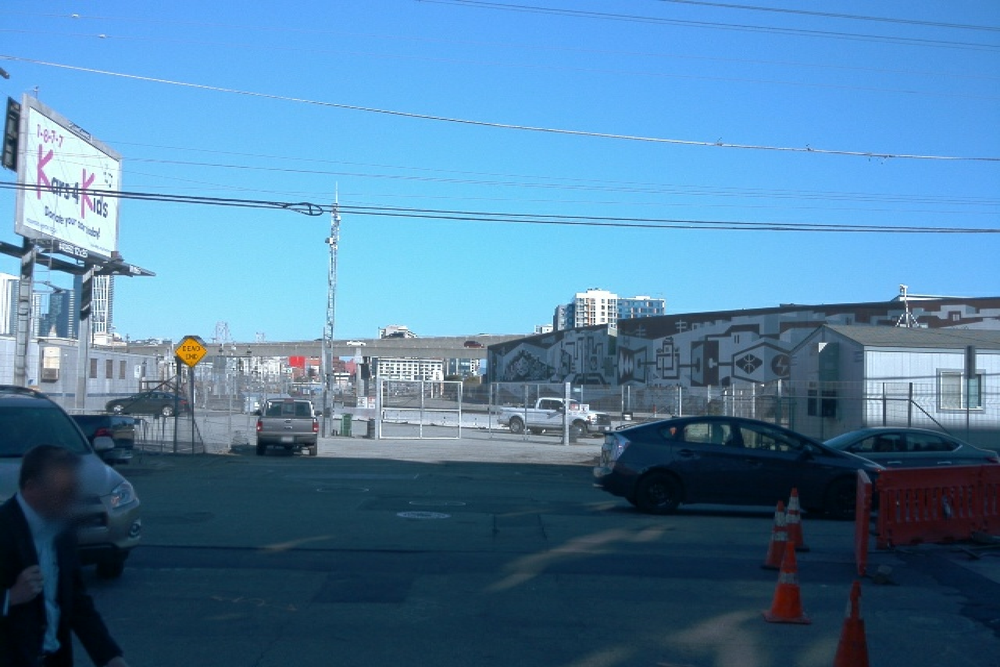
#> input picture 2 Computer Vision/Lesson 2.07 Choosing Metrics/data/images/segment-1231623110026745648_480_000_500_000_with_camera_labels_38.png, 1000 x 667 px, shrunk from 1920 x 1280 before the run, found by its file name
$ jupyter execute masking.ipynb
#> lines starting #> are read from the running program, lines starting #| are printed output that depends on the picture; after the words box and inside, x2 and y2 are one past the last pixel; in counts of white or black regions, pixels touching at a corner belong together
[cell 1]
from matplotlib import pyplot as plt
import numpy as np
from PIL import Image

[cell 2]
path = 'data/images/segment-1231623110026745648_480_000_500_000_with_camera_labels_38.png'
color_threshold = [128, 128, 128]

[cell 3]
def create_mask(path, color_threshold):
    image = np.array(Image.open(path).convert('RGB'))
#> image is the input picture: shape (667, 1000, 3); mean R, G, B 80.4, 127.5, 163.3
    mask = np.ones(image.shape[:2], dtype=bool)
    for i in range(3):
        mask = mask & (image[...,i] < color_threshold[i])
#> this loop made 3 passes
#> pass 1, in create_mask, `mask = mask & (image[...,i] < color_threshold[i])`:
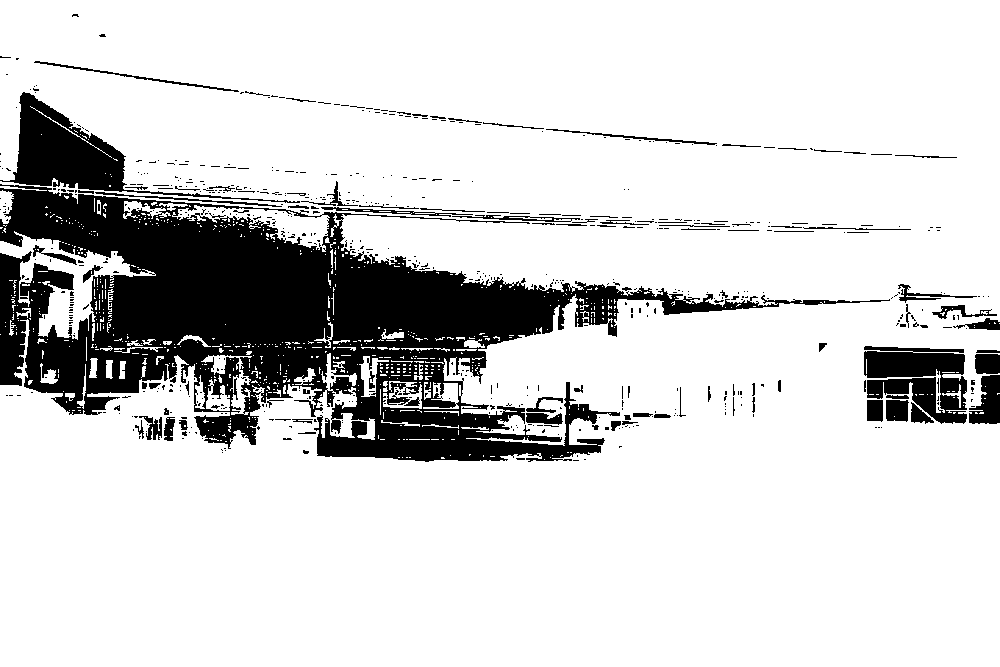
#> mask: shape (667, 1000) bool; 83.1% white; 651 black regions (553 under 20 px), largest, box (x1, y1, x2, y2) and area: (0, 184, 890, 462) 88110, (0, 92, 300, 203) 7126, (864, 346, 967, 424) 5153
#> pass 2, in create_mask, `mask = mask & (image[...,i] < color_threshold[i])`:
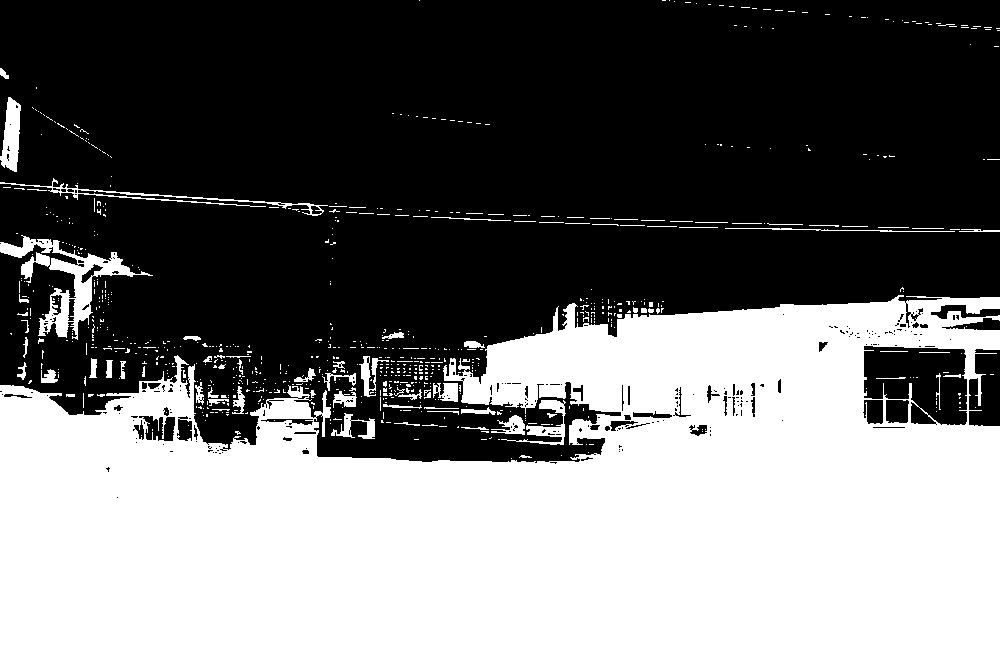
#> mask: shape (667, 1000) bool; 44.6% white; 769 white regions (687 under 20 px), largest, box (x1, y1, x2, y2) and area: (0, 295, 1000, 667) 282625, (0, 235, 153, 340) 3773, (0, 178, 328, 216) 1051
#> pass 3, in create_mask, `mask = mask & (image[...,i] < color_threshold[i])`:
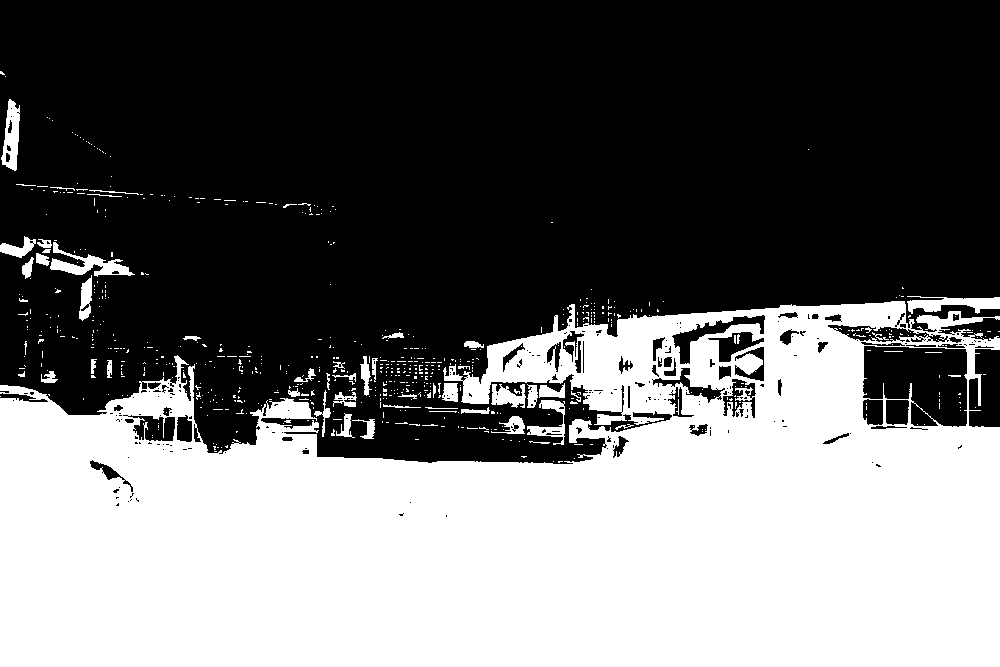
#> mask: shape (667, 1000) bool; 41.9% white; 652 white regions (598 under 20 px), largest, box (x1, y1, x2, y2) and area: (0, 301, 1000, 667) 269190, (50, 242, 135, 277) 1026, (907, 296, 1000, 314) 943

    return image, mask


def mask_and_display(img, mask):
    masked_image = img * np.stack([mask]*3, axis=2)
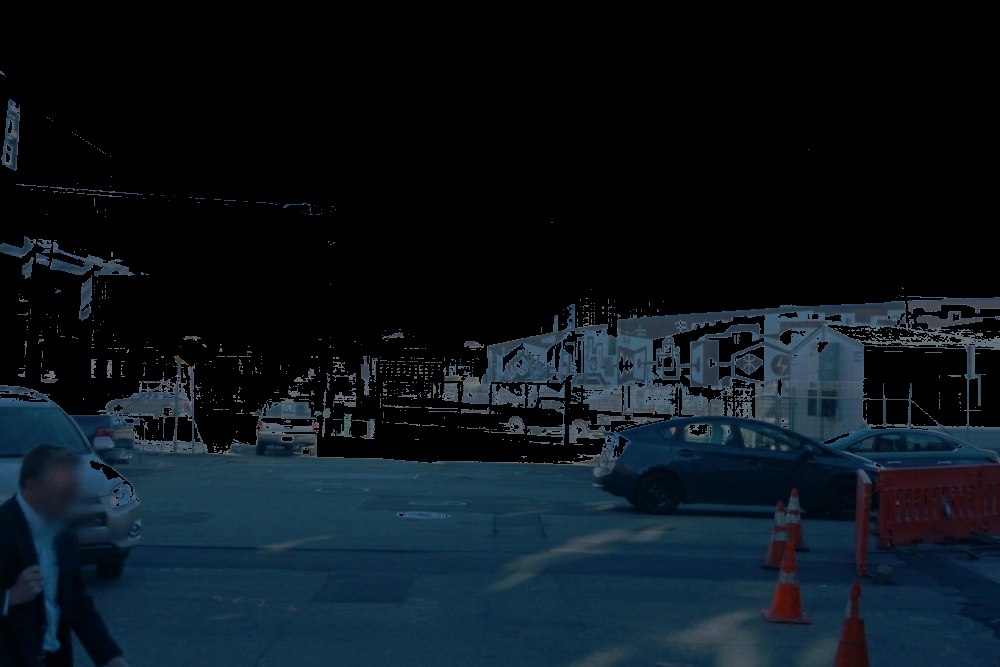
#> masked_image: shape (667, 1000, 3); mean R, G, B 11.7, 21.4, 28.9
    fig = plt.figure(figsize=(20, 20))
    fig.add_subplot(3, 1, 1).imshow(img)
    fig.add_subplot(3, 1, 2).imshow(mask)
    fig.add_subplot(3, 1, 3).imshow(masked_image)
    plt.show()


if __name__ == '__main__':
    path = 'data/images/segment-1231623110026745648_480_000_500_000_with_camera_labels_38.png'
    color_threshold = [128, 128, 128]
    img, mask = create_mask(path, color_threshold)
    mask_and_display(img, mask)

$ run again, with 2 Computer Vision/Lesson 2.07 Choosing Metrics/data/images/segment-12212767626682531382_2100_150_2120_150_with_camera_labels_20.png copied over 2 Computer Vision/Lesson 2.07 Choosing Metrics/data/images/segment-1231623110026745648_480_000_500_000_with_camera_labels_38.png
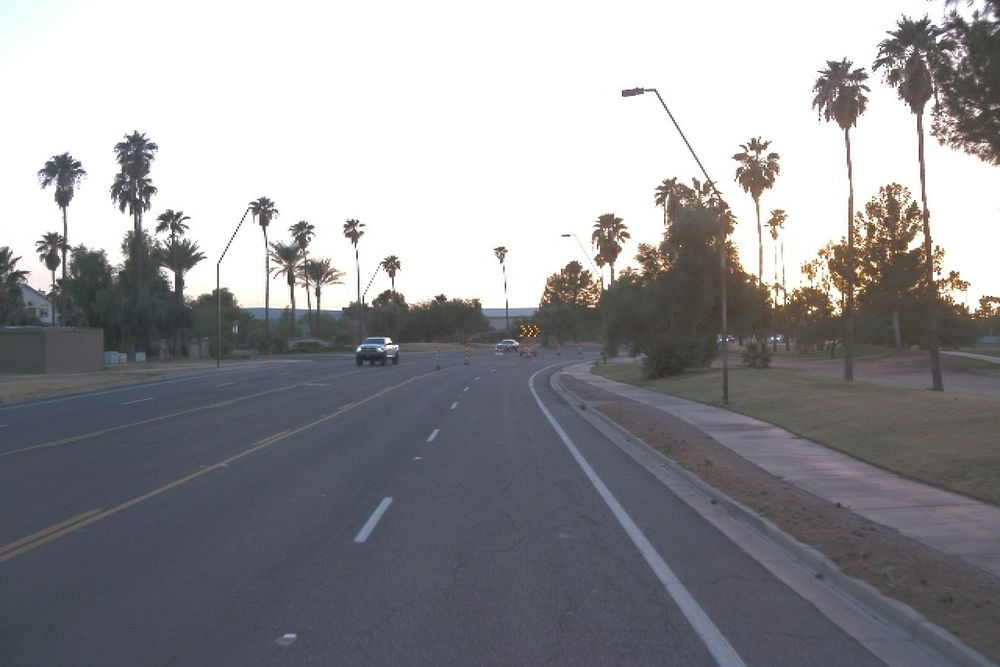
#> input picture 2 Computer Vision/Lesson 2.07 Choosing Metrics/data/images/segment-12212767626682531382_2100_150_2120_150_with_camera_labels_20.png, 1000 x 667 px, shrunk from 1920 x 1280 before the run, found by its file name
#> in create_mask, image is the input picture: shape (667, 1000, 3); mean R, G, B 146.8, 147.1, 150.2
#> the loop in create_mask, `for i in range(3):` made 3 passes
#> pass 1, in create_mask, `mask = mask & (image[...,i] < color_threshold[i])`:
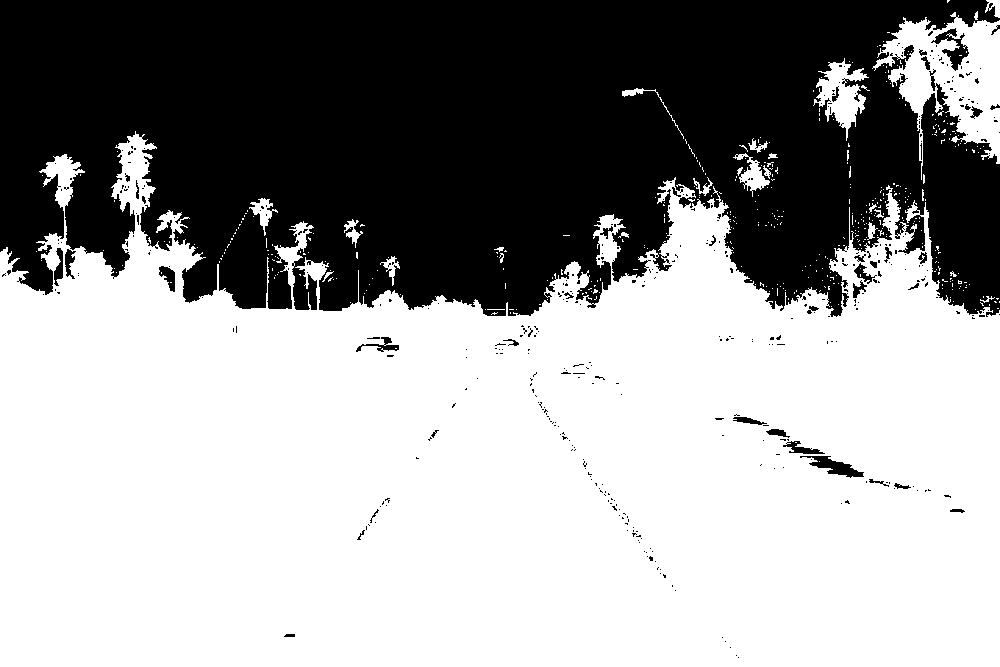
#> mask: shape (667, 1000) bool; 60.9% white; 434 black regions (393 under 20 px), largest, box (x1, y1, x2, y2) and area: (0, 0, 1000, 317) 255577, (800, 456, 864, 478) 560, (931, 28, 969, 71) 539
#> in mask_and_display, `masked_image = img * np.stack([mask]*3, axis=2)`:
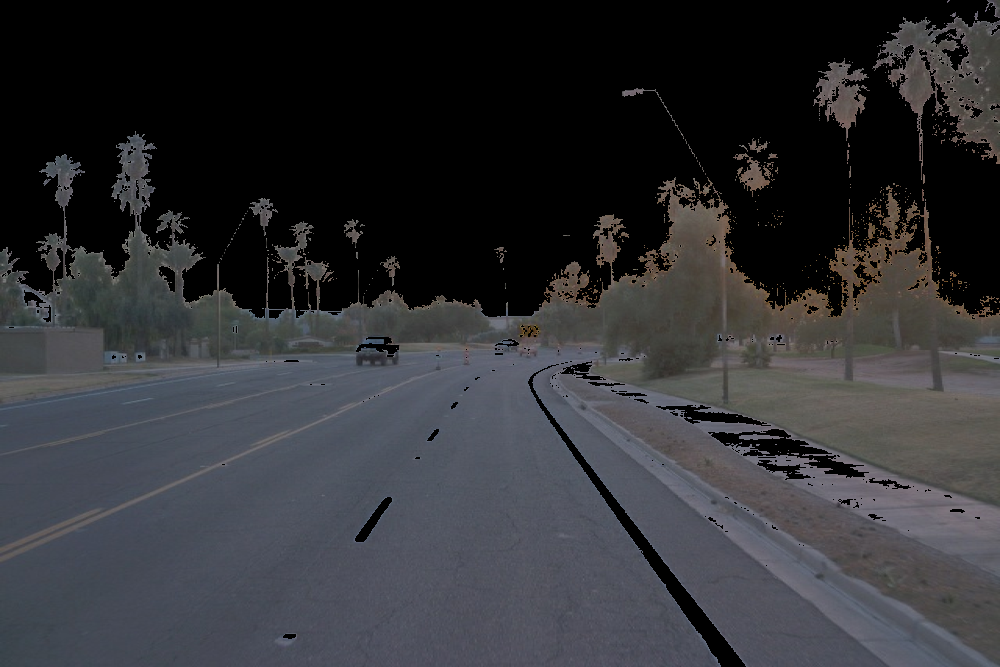
#> masked_image: shape (667, 1000, 3); mean R, G, B 48.9, 49.5, 53

$ run again, with 2 Computer Vision/Lesson 2.07 Choosing Metrics/data/images/segment-12212767626682531382_2100_150_2120_150_with_camera_labels_48.png copied over 2 Computer Vision/Lesson 2.07 Choosing Metrics/data/images/segment-1231623110026745648_480_000_500_000_with_camera_labels_38.png
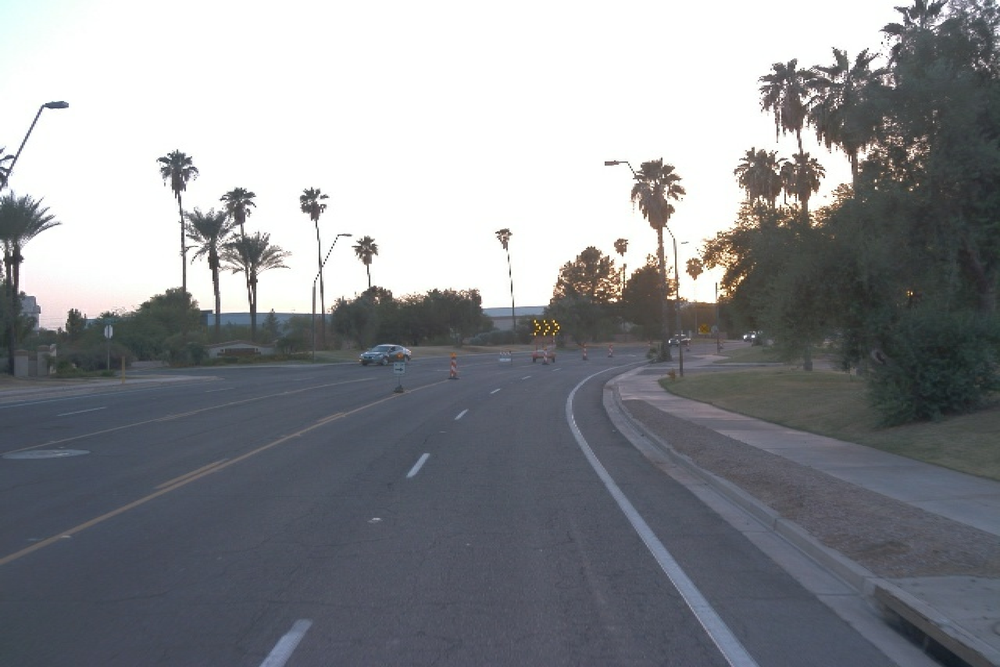
#> input picture 2 Computer Vision/Lesson 2.07 Choosing Metrics/data/images/segment-12212767626682531382_2100_150_2120_150_with_camera_labels_48.png, 1000 x 667 px, shrunk from 1920 x 1280 before the run, found by its file name
#> in create_mask, image is the input picture: shape (667, 1000, 3); mean R, G, B 138.1, 140.4, 144.9
#> the loop in create_mask, `for i in range(3):` made 3 passes
#> pass 1, in create_mask, `mask = mask & (image[...,i] < color_threshold[i])`:
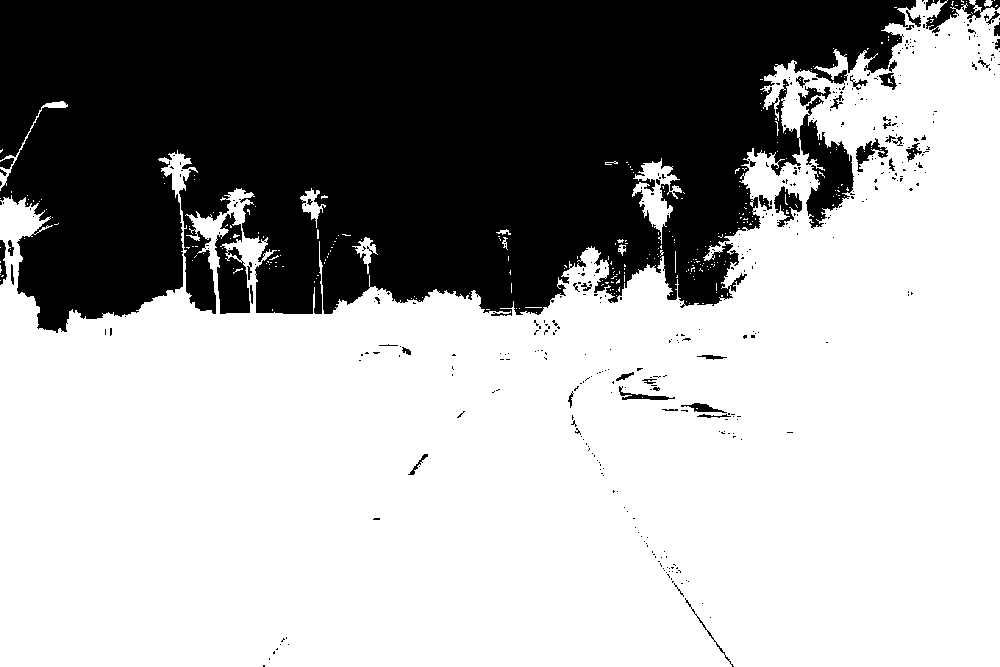
#> mask: shape (667, 1000) bool; 64.6% white; 423 black regions (374 under 20 px), largest, box (x1, y1, x2, y2) and area: (0, 0, 916, 333) 228083, (215, 212, 250, 314) 2179, (926, 0, 1000, 33) 824
#> in mask_and_display, `masked_image = img * np.stack([mask]*3, axis=2)`:
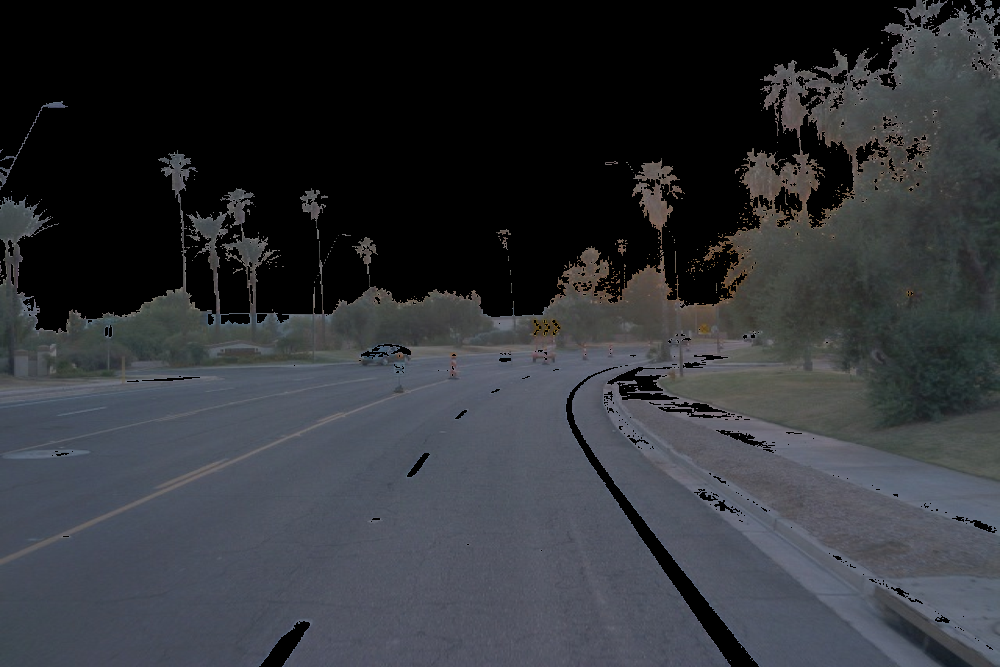
#> masked_image: shape (667, 1000, 3); mean R, G, B 48.9, 51.3, 55.8
